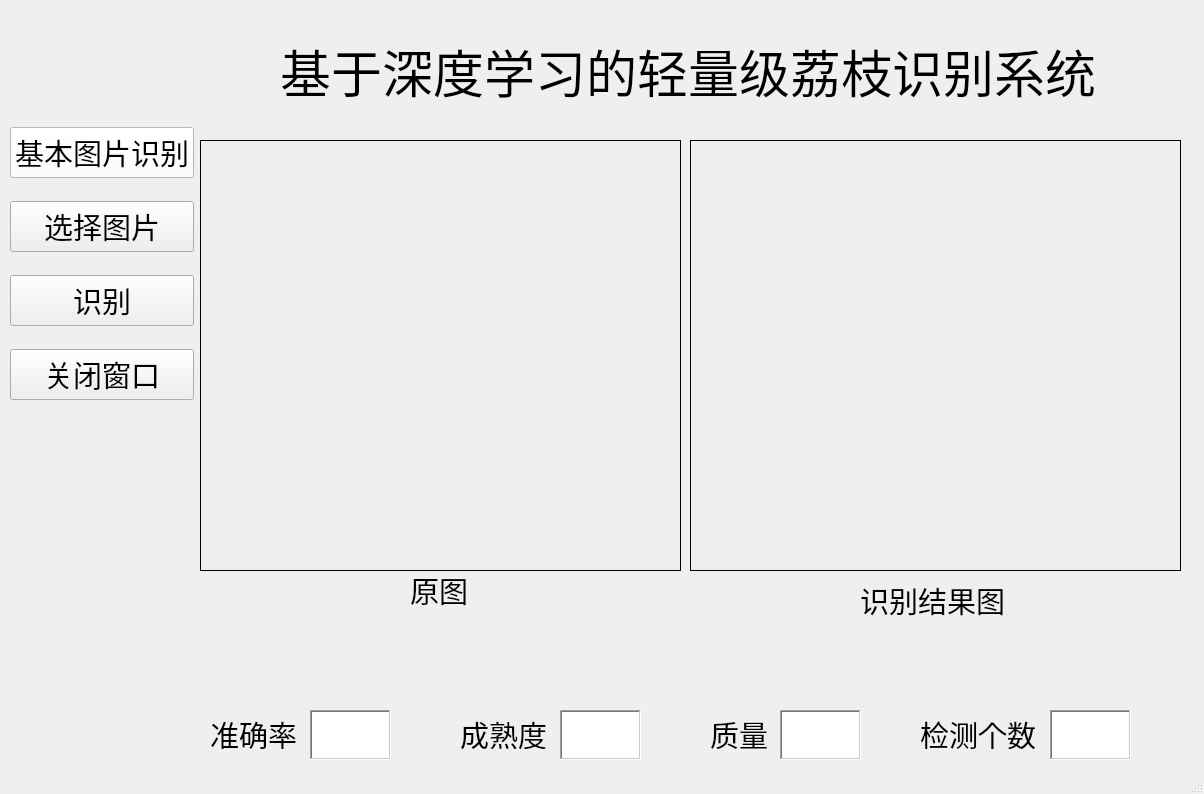
<?xml version="1.0" encoding="UTF-8"?>
<ui version="4.0">
 <class>MainWindow</class>
 <widget class="QMainWindow" name="MainWindow">
  <property name="geometry">
   <rect>
    <x>0</x>
    <y>0</y>
    <width>1204</width>
    <height>794</height>
   </rect>
  </property>
  <property name="palette">
   <palette>
    <active>
     <colorrole role="ToolTipText">
      <brush brushstyle="SolidPattern">
       <color alpha="255">
        <red>255</red>
        <green>255</green>
        <blue>255</blue>
       </color>
      </brush>
     </colorrole>
    </active>
    <inactive>
     <colorrole role="ToolTipText">
      <brush brushstyle="SolidPattern">
       <color alpha="255">
        <red>255</red>
        <green>255</green>
        <blue>255</blue>
       </color>
      </brush>
     </colorrole>
    </inactive>
    <disabled>
     <colorrole role="ToolTipText">
      <brush brushstyle="SolidPattern">
       <color alpha="255">
        <red>255</red>
        <green>255</green>
        <blue>255</blue>
       </color>
      </brush>
     </colorrole>
    </disabled>
   </palette>
  </property>
  <property name="windowTitle">
   <string>基于深度学习的荔枝识别系统</string>
  </property>
  <property name="iconSize">
   <size>
    <width>360</width>
    <height>360</height>
   </size>
  </property>
  <widget class="QWidget" name="centralwidget">
   <widget class="QWidget" name="layoutWidget">
    <property name="geometry">
     <rect>
      <x>10</x>
      <y>110</y>
      <width>184</width>
      <height>311</height>
     </rect>
    </property>
    <layout class="QVBoxLayout" name="verticalLayout">
     <item>
      <widget class="QPushButton" name="pushButton_2">
       <property name="font">
        <font>
         <pointsize>22</pointsize>
        </font>
       </property>
       <property name="styleSheet">
        <string notr="true">background-color: rgb(255, 255, 255);</string>
       </property>
       <property name="text">
        <string>基本图片识别</string>
       </property>
      </widget>
     </item>
     <item>
      <widget class="QPushButton" name="pushButton">
       <property name="font">
        <font>
         <pointsize>22</pointsize>
        </font>
       </property>
       <property name="text">
        <string>选择图片</string>
       </property>
      </widget>
     </item>
     <item>
      <widget class="QPushButton" name="pushButton_3">
       <property name="font">
        <font>
         <pointsize>22</pointsize>
        </font>
       </property>
       <property name="text">
        <string>识别</string>
       </property>
       <property name="checkable">
        <bool>true</bool>
       </property>
      </widget>
     </item>
     <item>
      <widget class="QPushButton" name="pushButton_4">
       <property name="font">
        <font>
         <pointsize>22</pointsize>
        </font>
       </property>
       <property name="text">
        <string>关闭窗口</string>
       </property>
      </widget>
     </item>
    </layout>
   </widget>
   <widget class="QLabel" name="label_2">
    <property name="geometry">
     <rect>
      <x>860</x>
      <y>580</y>
      <width>171</width>
      <height>41</height>
     </rect>
    </property>
    <property name="font">
     <font>
      <pointsize>22</pointsize>
     </font>
    </property>
    <property name="text">
     <string>识别结果图</string>
    </property>
   </widget>
   <widget class="QLabel" name="label_5">
    <property name="geometry">
     <rect>
      <x>200</x>
      <y>140</y>
      <width>481</width>
      <height>431</height>
     </rect>
    </property>
    <property name="frameShape">
     <enum>QFrame::Box</enum>
    </property>
    <property name="text">
     <string/>
    </property>
   </widget>
   <widget class="QLabel" name="label">
    <property name="geometry">
     <rect>
      <x>690</x>
      <y>140</y>
      <width>491</width>
      <height>431</height>
     </rect>
    </property>
    <property name="frameShape">
     <enum>QFrame::Box</enum>
    </property>
    <property name="text">
     <string/>
    </property>
   </widget>
   <widget class="QLabel" name="label_3">
    <property name="geometry">
     <rect>
      <x>410</x>
      <y>570</y>
      <width>61</width>
      <height>41</height>
     </rect>
    </property>
    <property name="font">
     <font>
      <pointsize>22</pointsize>
     </font>
    </property>
    <property name="text">
     <string>原图</string>
    </property>
   </widget>
   <widget class="QLabel" name="label_7">
    <property name="geometry">
     <rect>
      <x>460</x>
      <y>720</y>
      <width>203</width>
      <height>29</height>
     </rect>
    </property>
    <property name="font">
     <font>
      <pointsize>22</pointsize>
     </font>
    </property>
    <property name="text">
     <string>成熟度</string>
    </property>
   </widget>
   <widget class="QTextBrowser" name="textBrowser_2">
    <property name="geometry">
     <rect>
      <x>560</x>
      <y>710</y>
      <width>81</width>
      <height>50</height>
     </rect>
    </property>
    <property name="font">
     <font>
      <pointsize>22</pointsize>
     </font>
    </property>
    <property name="frameShape">
     <enum>QFrame::WinPanel</enum>
    </property>
   </widget>
   <widget class="QLabel" name="label_11">
    <property name="geometry">
     <rect>
      <x>210</x>
      <y>720</y>
      <width>203</width>
      <height>29</height>
     </rect>
    </property>
    <property name="font">
     <font>
      <pointsize>22</pointsize>
     </font>
    </property>
    <property name="text">
     <string>准确率</string>
    </property>
   </widget>
   <widget class="QTextBrowser" name="textBrowser_4">
    <property name="geometry">
     <rect>
      <x>310</x>
      <y>710</y>
      <width>81</width>
      <height>50</height>
     </rect>
    </property>
    <property name="font">
     <font>
      <pointsize>22</pointsize>
     </font>
    </property>
    <property name="frameShape">
     <enum>QFrame::WinPanel</enum>
    </property>
   </widget>
   <widget class="QLabel" name="label_6">
    <property name="geometry">
     <rect>
      <x>920</x>
      <y>720</y>
      <width>247</width>
      <height>29</height>
     </rect>
    </property>
    <property name="font">
     <font>
      <pointsize>22</pointsize>
     </font>
    </property>
    <property name="text">
     <string>检测个数</string>
    </property>
   </widget>
   <widget class="QTextBrowser" name="textBrowser_3">
    <property name="geometry">
     <rect>
      <x>780</x>
      <y>710</y>
      <width>81</width>
      <height>50</height>
     </rect>
    </property>
    <property name="font">
     <font>
      <pointsize>22</pointsize>
     </font>
    </property>
    <property name="frameShape">
     <enum>QFrame::WinPanel</enum>
    </property>
   </widget>
   <widget class="QTextBrowser" name="textBrowser">
    <property name="geometry">
     <rect>
      <x>1050</x>
      <y>710</y>
      <width>81</width>
      <height>50</height>
     </rect>
    </property>
    <property name="font">
     <font>
      <pointsize>22</pointsize>
     </font>
    </property>
    <property name="frameShape">
     <enum>QFrame::WinPanel</enum>
    </property>
    <property name="cursorWidth">
     <number>1</number>
    </property>
   </widget>
   <widget class="QLabel" name="label_10">
    <property name="geometry">
     <rect>
      <x>710</x>
      <y>720</y>
      <width>174</width>
      <height>29</height>
     </rect>
    </property>
    <property name="font">
     <font>
      <pointsize>22</pointsize>
     </font>
    </property>
    <property name="text">
     <string>质量</string>
    </property>
   </widget>
   <widget class="QLabel" name="label_4">
    <property name="geometry">
     <rect>
      <x>280</x>
      <y>40</y>
      <width>821</width>
      <height>61</height>
     </rect>
    </property>
    <property name="font">
     <font>
      <pointsize>38</pointsize>
     </font>
    </property>
    <property name="text">
     <string>基于深度学习的轻量级荔枝识别系统</string>
    </property>
   </widget>
   <widget class="QLabel" name="label_8">
    <property name="geometry">
     <rect>
      <x>250</x>
      <y>640</y>
      <width>841</width>
      <height>41</height>
     </rect>
    </property>
    <property name="text">
     <string/>
    </property>
   </widget>
  </widget>
  <widget class="QStatusBar" name="statusbar"/>
 </widget>
 <resources/>
 <connections/>
</ui>
